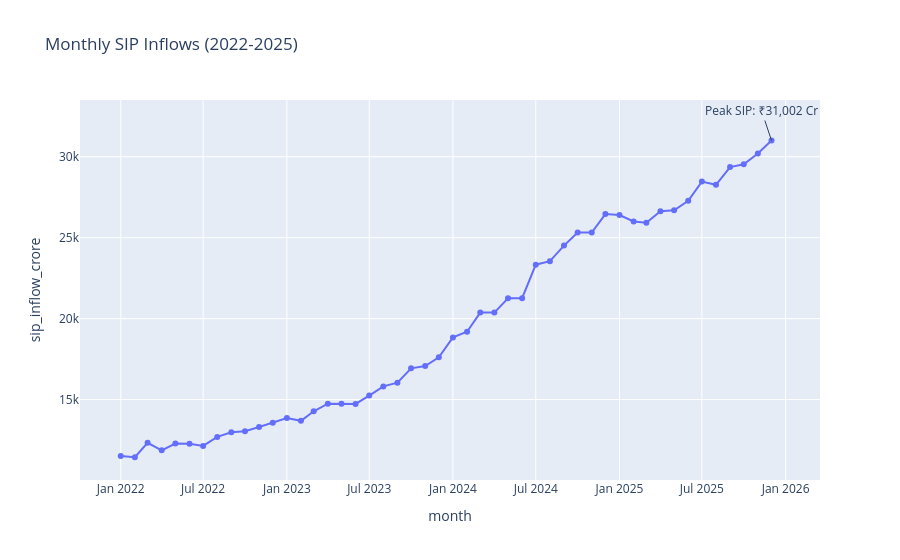

Notebook code for this chart:
### Code cell
import pandas as pd
import plotly.express as px

sip = pd.read_csv("data/raw/04_monthly_sip_inflows.csv")

sip["month"] = pd.to_datetime(sip["month"])

fig = px.line(
    sip,
    x="month",
    y="sip_inflow_crore",
    markers=True,
    title="Monthly SIP Inflows (2022-2025)"
)

fig.add_annotation(
    x=sip.loc[sip["sip_inflow_crore"].idxmax(), "month"],
    y=sip["sip_inflow_crore"].max(),
    text=f"Peak SIP: ₹{sip['sip_inflow_crore'].max():,.0f} Cr",
    showarrow=True
)

fig.show()
